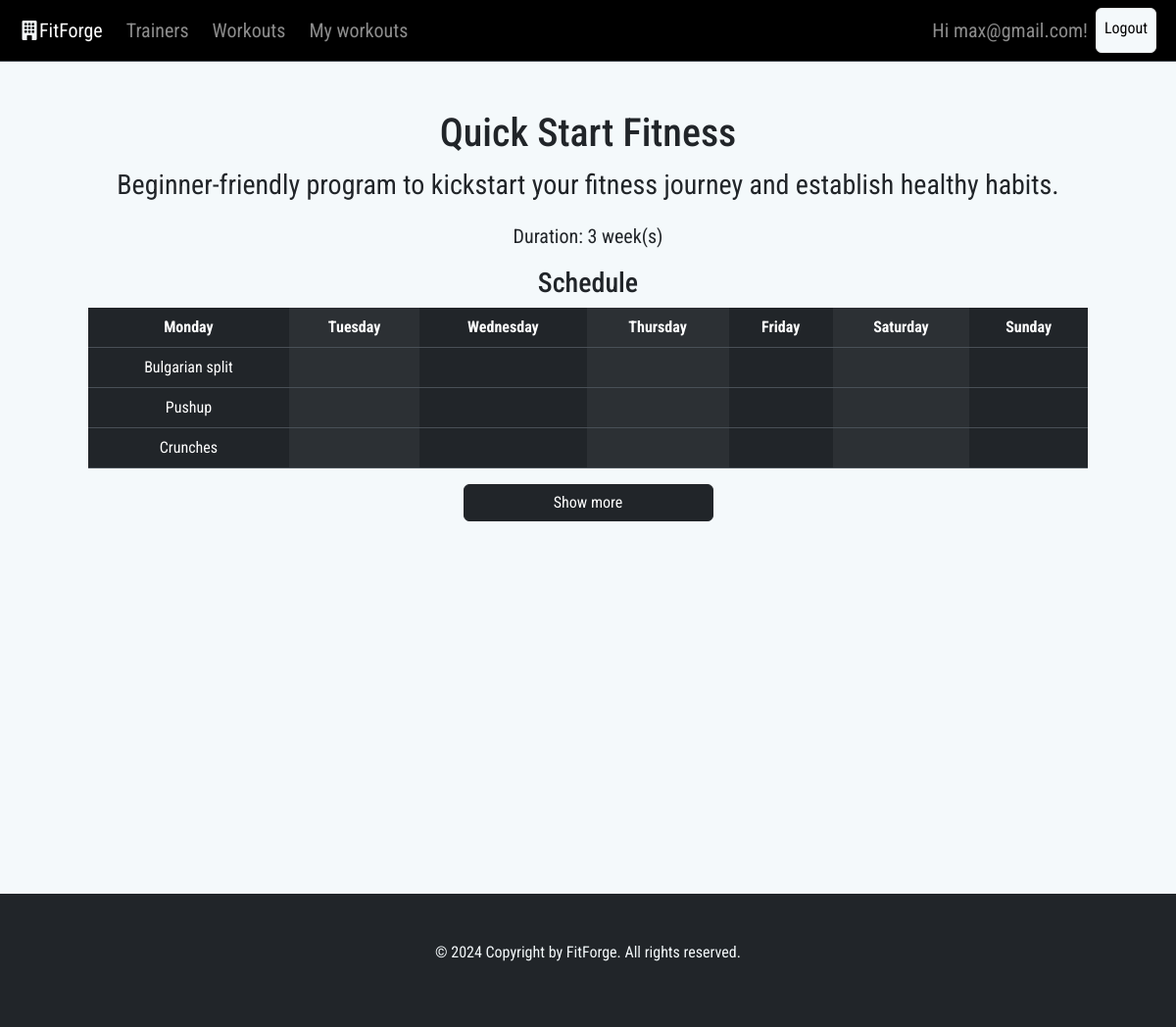
The app's page /public/trainings/workout?id=36 (signed in) with its own data.
### tables this page shows
CREATE TABLE `workouts` (
  `workout_id` int(11) NOT NULL,
  `title` varchar(50) NOT NULL,
  `description` text NOT NULL,
  `duration_value` int(11) NOT NULL,
  `duration_unit` enum('week(s)','day(s)','month(s)') NOT NULL,
  `id` int(11) NOT NULL,
  `category_id` int(11) NOT NULL,
  `privacy` enum('public','private') NOT NULL,
  `workout_image` varchar(255) NOT NULL
);

### app/controllers/TrainingsController.php (called while the page is built, shortened)
<?php
class TrainingsController extends Controller
{
    public function workout(): void
    {
        $data['username'] = empty($_SESSION['email']) ? "Guest" : $_SESSION["email"];
        $workout = new Training();
        $data['workout'] = $workout->findWhereIdWithJoinsDetailed($_GET['id']);
        $this->view('Workout', $data);
    }
}

### app/core/App.php (called while the page is built, shortened)
<?php
class App
{
    private $method = 'index';
    private function splitUrl(){
        $url = $_GET['url'] ?? "home";
        return explode("/",trim($url,"/"));
    }
    public function loadController()
    {
        $url = $this->splitUrl();
        $filename = "../app/controllers/" . ucfirst($url[0]) . "Controller.php";
        if(file_exists($filename)){
            unset($url[0]);
        }
        else{
            $filename = "../app/controllers/_404Controller.php";
            require $filename;
            $this->controller = "_404Controller";
        }
        $controller = new $this->controller;
        if(!empty($url[1])){
            if(method_exists($controller,$url[1]))
            {
                $this->method = $url[1];
                unset($url[1]);
            }
        }
        call_user_func_array([$controller,$this->method],$url);
    }
}

### public/index.php (called while the page is built, shortened)
<?php
$app = new App();
$app->loadController();

### app/core/Database.php (called while the page is built, shortened)
<?php
class Database
{
    private function connect()
    {
        $string = "mysql:hostname=localhost;dbname=it";
        $con =  new PDO($string,USER,PASSWORD);
        return $con;
    }
    public function query(string $query,array $data = []): bool|array
    {
        $connection = $this->connect();
        $stmnt = $connection->prepare($query);
        $check = $stmnt->execute($data);
        if($check)
        {
            $result = $stmnt->fetchAll(PDO::FETCH_ASSOC);
            if(is_array($result) && count($result))
            {
                return $result;
            }
        }
        return false;
    }
}

### app/models/Training.php (called while the page is built, shortened)
<?php
class Training extends Model
{
    public function findWhereIdWithJoinsDetailed(int $id)
    {
        $query = "SELECT w.title,w.description,e.title AS e_title,e.description AS exercise_desc,w.duration_value,w.duration_unit,e.duration AS exercise_duration,e.video_url AS video_link,e.image_url,we.day_of_week FROM `workoutexercises` we INNER JOIN workouts w ON we.workout_id = w.workout_id INNER JOIN exerecise e ON e.exercise_id = we.exercise_id WHERE w.workout_id = :id; ";
        return $this->query($query,['id' => $id]);
    }
}

### app/views/WorkoutView.php (the view, shortened to what this page needs)
<?php
require_once 'head.php';
require_once 'navbar.php';
?>
    <div class='container text-center mx-auto min-vh-100 p-5 rounded-2 w-100' style=' margin-top: 64px;'
         data-bs-theme="dark">
        <div class='container d-flex flex-column'>
            <h1 class="fs-1 text-dark"><?= $workout[0]['title'] ?></h1>
            <p class="fs-3 text-dark"><?= $workout[0]['description'] ?></p>
            <p class="fs-5 text-dark">
                Duration: <?= $workout[0]['duration_value'] . " " . $workout[0]['duration_unit'] ?></p>
            <h2 class="fs-3 text-dark">Schedule</h2>
            <div class="table-responsive">
                <table class="table table-striped-columns text-center">
                    <thead>
                    <tr>
                        <th scope="col">Monday</th>
                        <th scope="col">Tuesday</th>
                        <th scope="col">Wednesday</th>
                        <th scope="col">Thursday</th>
                        <th scope="col">Friday</th>
                        <th scope="col">Saturday</th>
                        <th scope="col">Sunday</th>
                    </tr>
                    </thead>
                    <tbody>
                    <?php
                    $daysOfWeek = ['Monday', 'Tuesday', 'Wednesday', 'Thursday', 'Friday', 'Saturday', 'Sunday'];
                    $exercisesByDay = array_fill_keys($daysOfWeek, array());
                    foreach ($workout as $plan) {
                        $exercisesByDay[$plan['day_of_week']][] = $plan['e_title'];
                    }
                    $maxExercises = max(array_map('count', $exercisesByDay));
                    for ($i = 0; $i < $maxExercises; $i++) {
                        echo '<tr>';
                        foreach ($daysOfWeek as $day) {
                            if (isset($exercisesByDay[$day][$i])) {
                                echo '<td>' . $exercisesByDay[$day][$i] . '</td>';
                            } else {
                                echo '<td></td>';
                            }
                        }
                        echo '</tr>';
                    }
                    ?>
                    </tbody>
                </table>
            </div>
            <div class="text-center">
            <button class="btn btn-dark w-25" id="showHide">Show more</button>
            </div>
        </div>
    </div>
<?php
require_once 'footer.php';

### app/core/Controller.php (shortened to what this page needs)
<?php
class Controller
{
    public function view($name, $data = [])
    {
        $filename = "../app/views/" . $name . "View.php";
        if(file_exists($filename)){
            require $filename;
        }
        else{
            $filename = "../app/views/404View.php";
            require $filename;
        }
    }
}

### app/views/head.php (shortened to what this page needs)
<!doctype html>
<html lang="en">
<head>
    <link href="https://cdn.jsdelivr.net/npm/bootstrap@5.3.3/dist/css/bootstrap.min.css" rel="stylesheet">
    <link rel="stylesheet" href="<?= ROOT ?>/assets/styles/style.css">
    <link rel="stylesheet" href="https://cdn.jsdelivr.net/npm/bootstrap-icons@1.11.3/font/bootstrap-icons.min.css">
</head>
<body>

### app/views/navbar.php (shortened to what this page needs)
<nav class="navbar navbar-expand-lg px-2 fs-5 border-body border-bottom dark fixed-top" data-bs-theme="dark">
    <div class="container-fluid">
        <a class="navbar-brand" href="<?= ROOT ?>"><i class="bi fs-5 bi-building-fill"></i>FitForge</a>
        <div class="collapse navbar-collapse" id="navbarNav">
            <ul class="navbar-nav gap-2">
                <li class="nav-items">
                    <a class="nav-link" href="<?= ROOT ?>/trainers">Trainers</a>
                </li>
                <?php if (isset($_SESSION['type']) && !empty($_SESSION['type'])): ?>
                    <li class="nav-item">
                        <a class="nav-link" href="<?= ROOT ?>/trainings">Workouts</a>
                    </li>
                <?php endif; ?>
                <?php if (isset($_SESSION['type']) && !empty($_SESSION['type']) ): ?>
                    <li class="nav-item">
                        <a class="nav-link" href="<?= ROOT ?>/trainings/my">My workouts</a>
                    </li>
                <?php endif; ?>
            </ul>
            <div class="navbar-nav ms-auto">
                <?php
                if (isset($username) && $username !== "Guest"):
                    $root = ROOT;
                    echo "<a href='$root/home/profile?id=$username'><span class='nav-link' style='cursor: default;'>Hi $username!</span></a>";
                    ?>
                    <a href="<?= ROOT ?>/logout" class="nav-link rounded fs-6"
                       style="border: 1px solid #e5e5e5; color: #000; background-color: #f4f9fb">Logout</a>
                <?php
                else:?>
                    <a href="<?= ROOT ?>/login" class="nav-link rounded fs-6"
                       style="border: 1px solid #e5e5e5; color: #000; background-color: #f4f9fb">Login</a>
                <?php endif; ?>
            </div>
        </div>
    </div>
</nav>

### app/views/footer.php
<footer class="bg-dark py-5 mt-5">
    <div class="container text-light text-center ">
        <p>&copy; 2024 Copyright by FitForge. All rights reserved.</p>
    </div>
</footer>
</body>
</html>

### public/assets/styles/style.css (style rules this page uses)
* { color: #f4f9fb; font-family: "Roboto Condensed",sans-serif; }
body { background-color: #f4f9fb }
.dark { background-color: #000; }
a { text-decoration: none; }

### records on screen
workouts: title "Quick Start Fitness", description "Beginner-friendly program to kickstart your fitness journey and establish healthy habits.", duration_value "3", duration_unit "week(s)"

### other values on screen
$username "max@gmail.com"
$exercisesByDay[$day][$i] "Bulgarian split"
$exercisesByDay[$day][$i] "Pushup"
$exercisesByDay[$day][$i] "Crunches"
